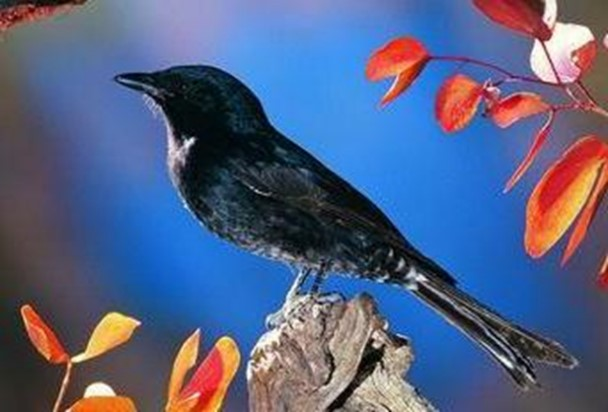
#> input picture Experiment/2026A/ImageProcessing/2/bird.jpg, 608 x 412 px
$ python 2.py
#> lines starting #> are read from the running program, lines starting #| are printed output that depends on the picture; after the words box and inside, x2 and y2 are one past the last pixel; in counts of white or black regions, pixels touching at a corner belong together
#> in main, color_image is the input picture: shape (412, 608, 3); mean B, G, R 131.7, 97.1, 84.8
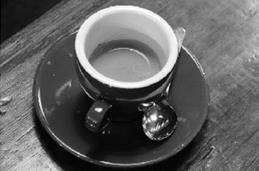
#> input picture Experiment/2026A/ImageProcessing/2/coffee.jpg, 259 x 171 px
#> in main, gray_image is the input picture: shape (171, 259); min 0, max 255, mean 98.2
from pathlib import Path

import cv2
import numpy as np


COLOR_IMAGE_PATH = Path(__file__).with_name("bird.jpg")
GRAY_IMAGE_PATH = Path(__file__).with_name("coffee.jpg")
OUTPUT_DIR = Path(__file__).with_name("results")

# 加权灰度化系数（ITU-R BT.601 亮度公式）：人眼对绿色最敏感、对蓝色最不敏感
WEIGHT_R, WEIGHT_G, WEIGHT_B = 0.299, 0.587, 0.114
# 强度分层伪彩色的分层数
SLICING_LEVELS = 8


def gray_by_max(image: np.ndarray) -> np.ndarray:
    """最大值灰度化：取每个像素 R、G、B 三通道中的最大值作为灰度值。"""
    return np.max(image, axis=2).astype(np.uint8)


def gray_by_mean(image: np.ndarray) -> np.ndarray:
    """平均值灰度化：取每个像素三通道值的算术平均作为灰度值。"""
    return np.rint(np.mean(image, axis=2)).astype(np.uint8)


def gray_by_weighted(image: np.ndarray) -> np.ndarray:
    """加权平均灰度化：按亮度权重组合三通道，结果最接近人眼的明暗感知。"""
    # OpenCV 读入的通道顺序为 B、G、R，权重需按该顺序对应
    weighted = (
        image[:, :, 0] * WEIGHT_B
        + image[:, :, 1] * WEIGHT_G
        + image[:, :, 2] * WEIGHT_R
    )
    return np.rint(weighted).astype(np.uint8)


def pseudo_color_by_slicing(
    gray: np.ndarray, levels: int = SLICING_LEVELS
) -> np.ndarray:
    """强度分层伪彩色：把灰度范围均分为 levels 个区间，每个区间赋予一种固定颜色。"""
#> called with levels = 8
    # 在 jet 彩色条上均匀采样 levels 种颜色，作为各灰度区间的颜色表
    samples = (np.arange(levels) * 255 // (levels - 1)).astype(np.uint8).reshape(-1, 1)
    color_table = cv2.applyColorMap(samples, cv2.COLORMAP_JET).reshape(levels, 3)
    # 计算每个像素所属的区间编号，再查颜色表完成着色
    index = np.clip(gray.astype(np.int32) * levels // 256, 0, levels - 1)
    return color_table[index]
#> returned value: shape (171, 259, 3)


def pseudo_color_by_transform(gray: np.ndarray) -> np.ndarray:
    """灰度值到彩色变换伪彩色：用 R、G、B 三个分段线性变换把灰度映射为彩色。"""
    g = gray.astype(np.float64)
    # 各通道的（灰度值, 通道值）控制点，整体形成蓝-青-绿-黄-红的连续过渡
    red = np.interp(g, [0, 127, 191, 255], [0, 0, 255, 255])
    green = np.interp(g, [0, 64, 127, 191, 255], [0, 0, 255, 255, 0])
    blue = np.interp(g, [0, 64, 127, 255], [255, 255, 0, 0])
    bgr = np.stack([blue, green, red], axis=-1)
    return np.clip(bgr, 0, 255).astype(np.uint8)
#> in save_results, `hsv_image = cv2.cvtColor(color_image, cv2.COLOR_BGR2HSV)`: hsv_image: shape (412, 608, 3); mean H, S, V 93, 129, 148.7


def bgr_to_his(image: np.ndarray) -> np.ndarray:
    """将 BGR 彩色图像转换到 HIS 颜色空间（H 色调、I 亮度、S 饱和度）。"""
    # 各分量归一化到 [0, 1]
    normalized = image.astype(np.float64) / 255.0
    blue, green, red = normalized[:, :, 0], normalized[:, :, 1], normalized[:, :, 2]
#> blue: shape (412, 608) float64
#> green: shape (412, 608) float64
#> red: shape (412, 608) float64

    # 亮度 I：三分量的算术平均
    intensity = (red + green + blue) / 3.0
    # 饱和度 S = 1 - min(R,G,B)/I；I 为 0（纯黑）时定义 S 为 0，避免除零
    min_channel = np.minimum(np.minimum(red, green), blue)
    saturation = np.zeros_like(intensity)
    positive = intensity > 0
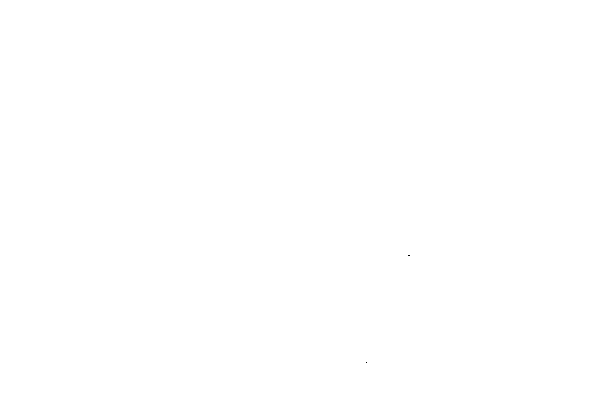
#> positive: shape (412, 608) bool; 100% white; black in thin lines or dots, all inside (x1, y1, x2, y2) = (366, 255, 410, 363)
    saturation[positive] = 1.0 - min_channel[positive] / intensity[positive]

    # 色调 H：标准反余弦公式；分母加极小量并裁剪 arccos 入参，避免数值错误
    numerator = ((red - green) + (red - blue)) / 2.0
    denominator = np.sqrt((red - green) ** 2 + (red - blue) * (green - blue)) + 1e-12
    theta = np.arccos(np.clip(numerator / denominator, -1.0, 1.0))
    hue = np.where(blue <= green, theta, 2.0 * np.pi - theta)

    # 与 OpenCV 存储约定一致：H 压缩到 [0,179]，S、I 拉伸到 [0,255]
    his = np.stack(
        [hue / (2.0 * np.pi) * 179.0, saturation * 255.0, intensity * 255.0],
        axis=-1,
    )
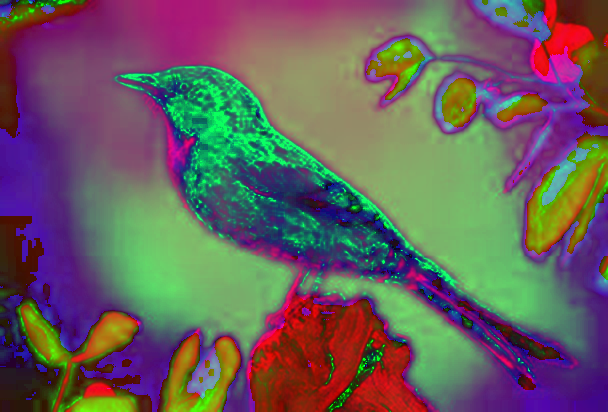
#> his: shape (412, 608, 3) float64; mean of channels 0, 1, 2 93, 94, 104.5; drawn with min black and max white
    return np.clip(his, 0, 255).astype(np.uint8)
#> returned value: shape (412, 608, 3)


def his_to_bgr(his: np.ndarray) -> np.ndarray:
    """将 HIS 图像还原回 BGR 颜色空间，验证转换的可逆性。"""
    # 还原到 [0, 1]：H 由 [0,179] 恢复为弧度，S、I 由 [0,255] 恢复
    hue = his[:, :, 0].astype(np.float64) / 179.0 * 2.0 * np.pi
    saturation = his[:, :, 1].astype(np.float64) / 255.0
    intensity = his[:, :, 2].astype(np.float64) / 255.0

    red = np.empty_like(hue)
    green = np.empty_like(hue)
    blue = np.empty_like(hue)

    # 按色调所处扇区（每 2π/3 一段）套用 HIS→RGB 的标准反变换公式
    sector0 = (hue >= 0) & (hue < 2.0 * np.pi / 3.0)
#> sector0: shape (412, 608) bool; 21.3% white; 67 white regions (33 under 20 px), largest, box (x1, y1, x2, y2) and area: (249, 293, 428, 412) 14979, (0, 216, 152, 412) 13057, (513, 0, 608, 128) 6006
    sector1 = (hue >= 2.0 * np.pi / 3.0) & (hue < 4.0 * np.pi / 3.0)
#> sector1: shape (412, 608) bool; 63.9% white; 41 black regions (18 under 20 px), largest, box (x1, y1, x2, y2) and area: (0, 0, 242, 412) 35133, (434, 0, 608, 352) 27746, (242, 293, 428, 412) 15763
    sector2 = hue >= 4.0 * np.pi / 3.0
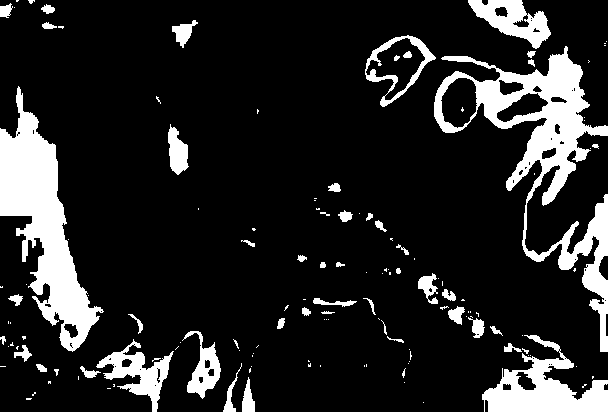
#> sector2: shape (412, 608) bool; 14.8% white; 140 white regions (90 under 20 px), largest, box (x1, y1, x2, y2) and area: (434, 46, 608, 352) 11756, (0, 86, 104, 352) 10239, (482, 335, 608, 412) 4285

    def sector_to_rgb(
        hue_s: np.ndarray, sat_s: np.ndarray, int_s: np.ndarray
    ) -> tuple[np.ndarray, np.ndarray, np.ndarray]:
        """在局部扇区坐标下计算 (低通道, 高通道, 第三通道) 的分量值。"""
        low = int_s * (1.0 - sat_s)  # 该扇区的最小通道
        denom = np.maximum(np.cos(np.pi / 3.0 - hue_s), 1e-12)
        high = int_s * (1.0 + sat_s * np.cos(hue_s) / denom)
        third = 3.0 * int_s - low - high
        return low, high, third

    # 扇区0（0~120°）：R 为高通道、B 为低通道、G 为第三通道
    low, high, third = sector_to_rgb(
        hue[sector0], saturation[sector0], intensity[sector0]
    )
    red[sector0], green[sector0], blue[sector0] = high, third, low
    # 扇区1（120°~240°）：G 为高通道、R 为低通道、B 为第三通道
    low, high, third = sector_to_rgb(
        hue[sector1] - 2.0 * np.pi / 3.0, saturation[sector1], intensity[sector1]
    )
    red[sector1], green[sector1], blue[sector1] = low, high, third
    # 扇区2（240°~360°）：B 为高通道、G 为低通道、R 为第三通道
    low, high, third = sector_to_rgb(
        hue[sector2] - 4.0 * np.pi / 3.0, saturation[sector2], intensity[sector2]
    )
    red[sector2], green[sector2], blue[sector2] = third, low, high
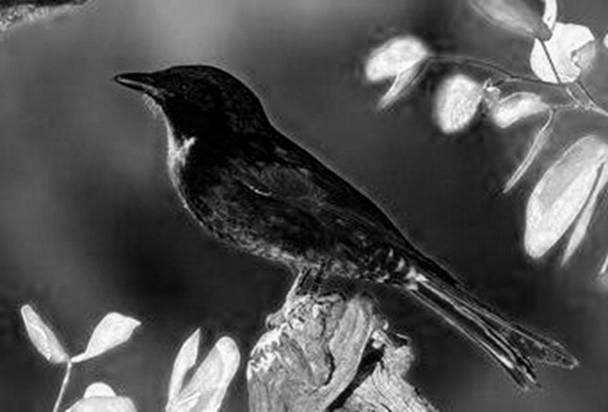
#> red: shape (412, 608) float64; min 0, max 1.02, mean 0.332; drawn with min black and max white
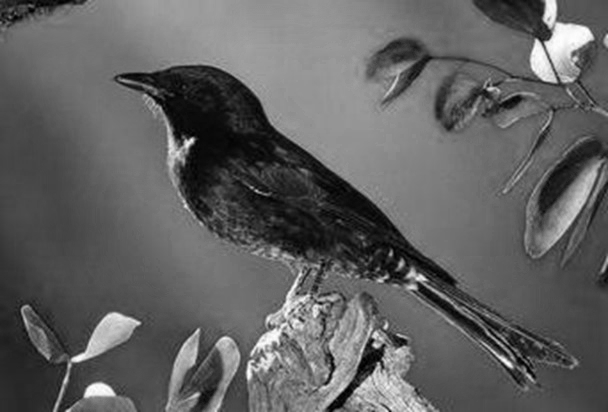
#> green: shape (412, 608) float64; min 0, max 1, mean 0.381; drawn with min black and max white
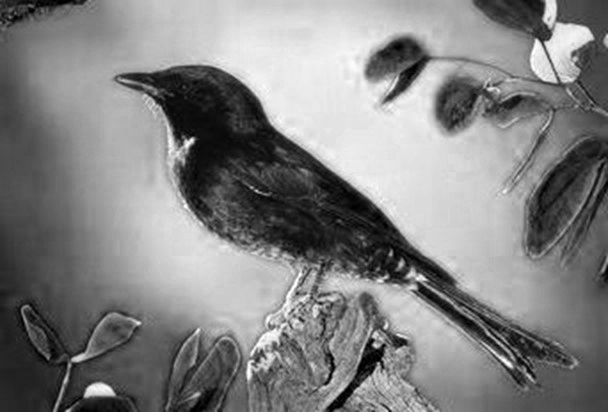
#> blue: shape (412, 608) float64; min 0, max 1, mean 0.511; drawn with min black and max white

    bgr = np.stack([blue, green, red], axis=-1) * 255.0
#> bgr: shape (412, 608, 3) float64
    return np.clip(bgr, 0, 255).astype(np.uint8)


def make_comparison(
    images: list[np.ndarray], panel_height: int = 240, gap: int = 4
) -> np.ndarray:
    """将各图像缩放到相同高度后横向拼接，中间插入白色分隔线，便于对比观察。"""
    panels: list[np.ndarray] = []
    for image in images:
        height, width = image.shape[:2]
        new_width = max(1, int(width * panel_height / height))
        panel = cv2.resize(
            image, (new_width, panel_height), interpolation=cv2.INTER_LINEAR
        )
        if panel.ndim == 2:  # 灰度图统一转为三通道后再拼接
            panel = cv2.cvtColor(panel, cv2.COLOR_GRAY2BGR)
        panels.append(panel)
        panels.append(np.full((panel_height, gap, 3), 255, np.uint8))
    panels.pop()  # 去掉末尾多余的分隔线
    return np.hstack(panels)


def save_results(
    color_image: np.ndarray, gray_image: np.ndarray, output_dir: Path
) -> list[Path]:
    """执行实验二的各项处理，保存结果图像与对比拼图。"""
    output_dir.mkdir(parents=True, exist_ok=True)

    gray_max = gray_by_max(color_image)
    gray_mean = gray_by_mean(color_image)
    gray_weighted = gray_by_weighted(color_image)
    pseudo_slicing = pseudo_color_by_slicing(gray_image)
    pseudo_transform = pseudo_color_by_transform(gray_image)

    # 实验目的(1)：RGB(BGR) 与 HSV、HIS 颜色空间的相互转换
    hsv_image = cv2.cvtColor(color_image, cv2.COLOR_BGR2HSV)
    his_image = bgr_to_his(color_image)
    # HIS 还原回 BGR：验证颜色空间转换的可逆性
    his_restored = his_to_bgr(his_image)

    # 量化 HIS→BGR 还原误差（uint8 量化本身会引入 ±1~2 的舍入误差）
    restore_error = np.abs(
        his_restored.astype(np.int16) - color_image.astype(np.int16)
    ).mean()
#> restore_error = 1.15
    print(f"HIS 还原回 BGR 的平均绝对误差：{restore_error:.3f}（灰阶 0~255）")
#| HIS 还原回 BGR 的平均绝对误差：1.154（灰阶 0~255）


    # 记录三种灰度化结果的平均灰度，供报告中的定量对比使用
    print("三种灰度化结果的平均灰度：")
    for name, result in (
        ("最大值灰度化", gray_max),
        ("平均值灰度化", gray_mean),
        ("加权平均灰度化", gray_weighted),
    ):
        print(f"  {name}: {result.mean():.2f}")
#> this loop made 3 passes
#> name on passes 1 to 3: '最大值灰度化', '平均值灰度化', '加权平均灰度化'
#|   最大值灰度化: 148.68
#|   平均值灰度化: 104.50
#|   加权平均灰度化: 97.33

    results = {
        "original.jpg": color_image,
        "gray_max.jpg": gray_max,
        "gray_mean.jpg": gray_mean,
        "gray_weighted.jpg": gray_weighted,
        "gray_compare.jpg": make_comparison(
            [color_image, gray_max, gray_mean, gray_weighted]
        ),
        # HSV 三个分量：H 色调、S 饱和度、V 明度
        "hsv_h.jpg": hsv_image[:, :, 0],
        "hsv_s.jpg": hsv_image[:, :, 1],
        "hsv_v.jpg": hsv_image[:, :, 2],
        # HIS 三个分量：H 色调、I 强度、S 饱和度，以及 HIS 还原回 BGR 的结果
        "his_h.jpg": his_image[:, :, 0],
        "his_i.jpg": his_image[:, :, 2],
        "his_s.jpg": his_image[:, :, 1],
        "his_restored.jpg": his_restored,
        "colorspace_compare.jpg": make_comparison(
            [
                color_image,
                hsv_image[:, :, 0],
                hsv_image[:, :, 1],
                hsv_image[:, :, 2],
                his_image[:, :, 0],
                his_image[:, :, 2],
                his_image[:, :, 1],
            ],
            panel_height=160,
        ),
        "pseudo_original.jpg": gray_image,
        "pseudo_slicing.jpg": pseudo_slicing,
        "pseudo_transform.jpg": pseudo_transform,
        "pseudo_compare.jpg": make_comparison(
            [gray_image, pseudo_slicing, pseudo_transform]
        ),
    }
#> the loop in make_comparison, `for image in images:` made 4 passes
#> after the loop in make_comparison, `for image in images:`: panels = 8 items
#> the loop in make_comparison (call 2), `for image in images:` made 7 passes
    saved_paths = []
    for filename, result in results.items():
        path = output_dir / filename
        if not cv2.imwrite(str(path), result):
            raise OSError(f"无法写入结果图像：{path}")
        saved_paths.append(path)
#> this loop made 17 passes
#> after the loop, saved_paths = 17 items
    return saved_paths


def main() -> None:
    color_image = cv2.imread(str(COLOR_IMAGE_PATH), cv2.IMREAD_COLOR)
    if color_image is None:
        raise FileNotFoundError(f"无法读取彩色图像：{COLOR_IMAGE_PATH}")
    gray_image = cv2.imread(str(GRAY_IMAGE_PATH), cv2.IMREAD_GRAYSCALE)
    if gray_image is None:
        raise FileNotFoundError(f"无法读取灰度图像：{GRAY_IMAGE_PATH}")

    saved_paths = save_results(color_image, gray_image, OUTPUT_DIR)
#> saved_paths = 17 items
    print(f"彩色图像：{COLOR_IMAGE_PATH}")
    print(f"灰度图像：{GRAY_IMAGE_PATH}")
    print(f"结果目录：{OUTPUT_DIR}")
    print("已生成：")
    for path in saved_paths:
        print(f"  {path.name}")
#> this loop made 17 passes
#|   original.jpg
#|   gray_max.jpg
#|   gray_mean.jpg
#|   gray_weighted.jpg
#|   gray_compare.jpg
#|   hsv_h.jpg
#|   hsv_s.jpg
#|   hsv_v.jpg
#> (further printed lines are left out)


if __name__ == "__main__":
    main()
